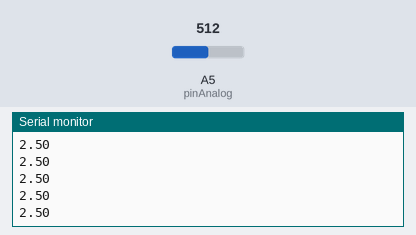
Bench run of a sketch on a simulated Arduino Uno, built with avr-gcc and run on an emulated ATmega328P. Parts: the last lines printed to the serial monitor. Inputs (shaded band) come from the test bench; at power-on: A5 (pinAnalog) = 512.

Above: at 1.2 s.
1.3 s: A5 (pinAnalog) set to 716
At 1.56 s:
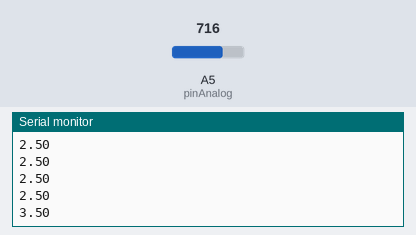
2.8 s: A5 (pinAnalog) set to 900
At 2.96 s:
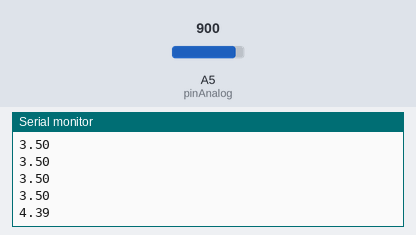
Timing chart, 0 to 5.8 s (numbered marks = the images above; inputs shaded):
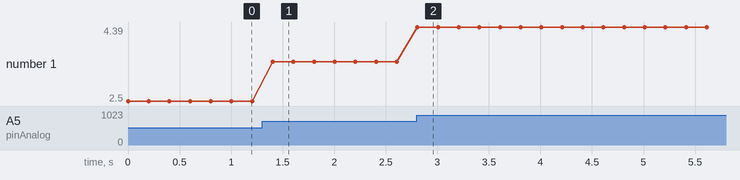

Measured:
- after the input at 1.3 s, the serial monitor: prints a new line after 0.10 s (image 1)
- after the input at 2.8 s, the serial monitor: prints a new line at once (image 2)
- plotted number 1: 2.5 → 3.5 after the input at 1.3 s, 3.5 → 4.39 after the input at 2.8 s

The sketch:

voltometer.ino
```cpp
#define pinAnalog 5

int value = 0;
float voltage;

void setup() {
  Serial.begin(9600);
}

void loop() {
  value = analogRead(pinAnalog);
  voltage = value * (5.0 / 1024.0); // value in Volts
  Serial.println(voltage);
  delay(200);
}
```
